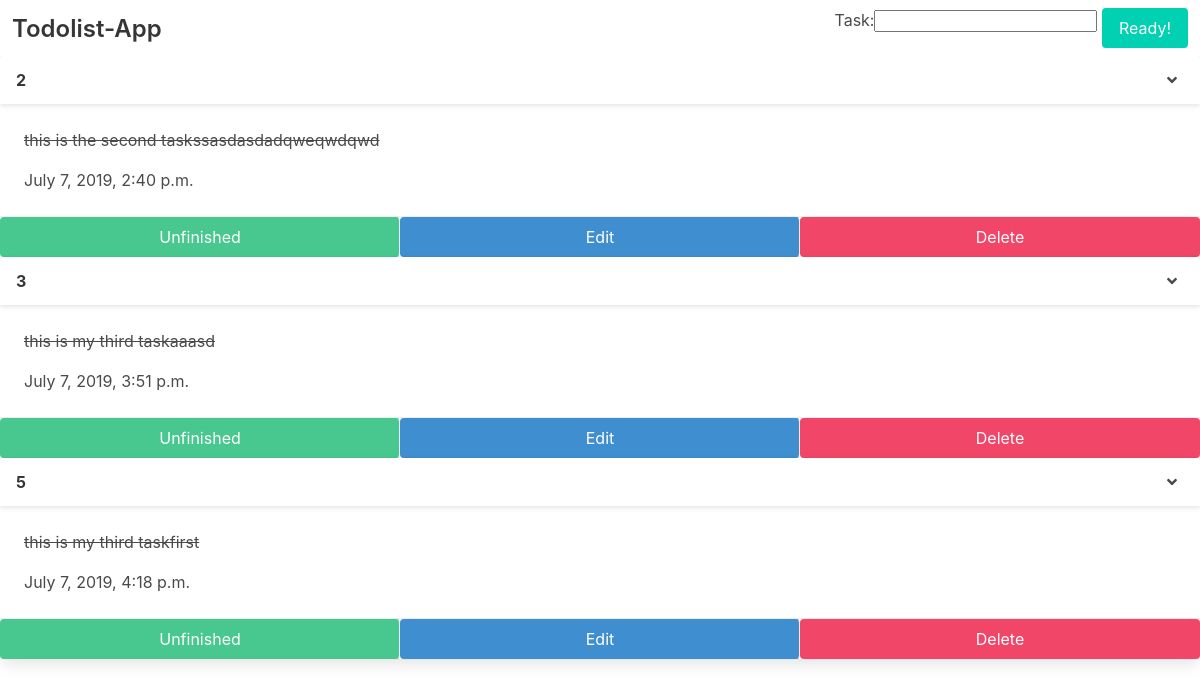
The page / on the database its author committed.
### todolist/models.py (models this page shows)
class Todolist(models.Model):
    task = models.CharField(max_length=60, null=False)
    completed = models.BooleanField(default=False)
    date = models.DateTimeField(default=now)

### todolist/views.py (the view)
# urls.py: path("",views.home,name='home'),
def home(request):
    form = TodolistForm()
    all_items = Todolist.objects.all()
    return render(request,'todolist.html',{'form':form,'all_items':all_items})

### todolist/forms.py
class TodolistForm(forms.ModelForm):
    class Meta:
        model = Todolist
        fields = ['task']

### templates/todolist.html
{% extends 'base.html' %}
{% block content %}
{% for items in all_items%}
    <div class="card">
    <header class="card-header">
      <p class="card-header-title">
        {{items.id}}
      </p>
      <a href="#" class="card-header-icon" aria-label="more options">
        <span class="icon">
          <i class="fas fa-angle-down" aria-hidden="true"></i>
        </span>
      </a>
    </header>
    <div class="card-content">
      <div class="content">
        {% if items.completed%}
          <p style="text-decoration: line-through;">{{items.task}}</p>
        {% else %}
          <p class="uncompleted-task">{{items.task}}</p>
        {% endif %}
        <time datetime="2016-1-1">{{items.date}}</time>
      </div>
    </div>
    <footer class="card-footer">
      {% if items.completed%}
        <a href="{% url 'todo:unfinished-todo' items.id %}" class="card-footer-item button is-success">Unfinished</a>
      {% else %}
        <a href="{% url 'todo:finished-todo' items.id %}" class="card-footer-item button is-success">finished</a>
      {% endif %}
      <a href="{% url 'todo:update-todo' items.id %}" class="card-footer-item button is-info">Edit</a>
      <a href="{% url 'todo:delete-todo' items.id %}" class="card-footer-item button is-danger">Delete</a>
    </footer>
    </div>
{% endfor %}
{% endblock %}

### templates/base.html (shortened to what this page needs)
{% load static %}
<!DOCTYPE HTML>
<html>
  <head>
    <link rel="stylesheet" href="https://cdnjs.cloudflare.com/ajax/libs/bulma/0.7.5/css/bulma.min.css">
    <link rel='stylesheet' href='{% static "css/mystyle.css"%}'/>
  </head>
  <body>
    <nav class="navbar" role="navigation" aria-label="main navigation">
  <div class="navbar-brand">
    <a class="navbar-item" href="https://bulma.io">
      <h4 class="title is-4">Todolist-App</h4>
    </a>
  </div>
  <div id="navbarBasicExample" class="navbar-menu">
    <div class="navbar-end">
      <div class="navbar-item">
        <form action="{% url 'todo:create-todo'%}" method="POST">
          {{form}}
          <input class="button is-primary"type="submit" value="Ready!" />
          </form>
      </div>
    </div>
  </div>
</nav>
    {% block content %}{% endblock %}
  </body>
</html>

### rows shown on the page
Todolist: id "2", task "this is the second taskssasdasdadqweqwdqwd", date "July 7, 2019, 2:40 p.m.", completed "Unfinished"
Todolist: id "3", task "this is my third taskaaasd", date "July 7, 2019, 3:51 p.m.", completed "Unfinished"
Todolist: id "5", task "this is my third taskfirst", date "July 7, 2019, 4:18 p.m.", completed "Unfinished"
